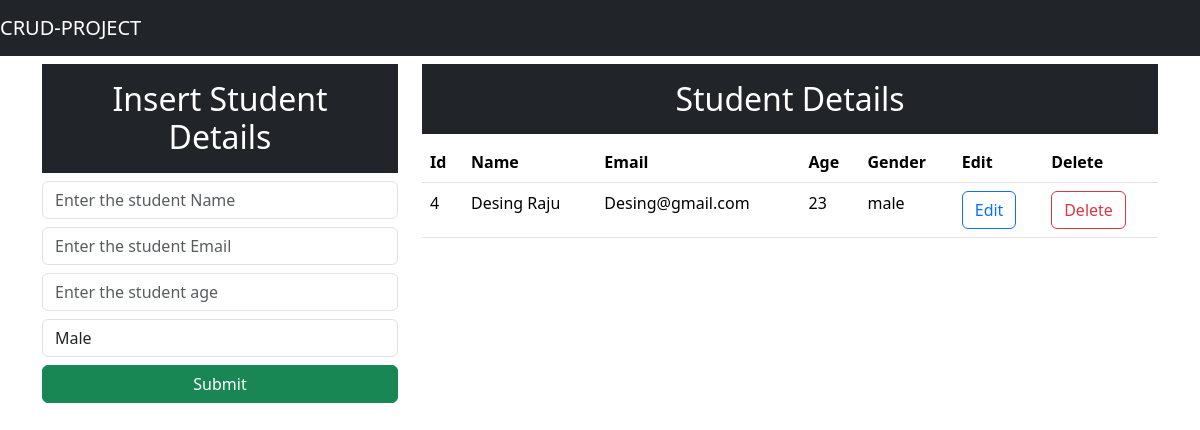
Before: / with the older database file.
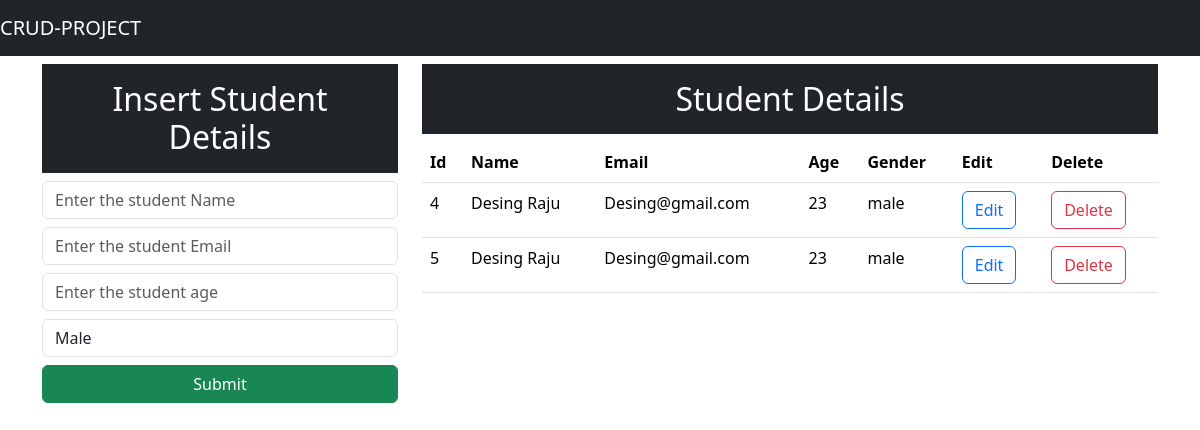
After: the same page with the newer database file.
### app/models.py (models this page shows)
class Student(models.Model):
    name=models.CharField(max_length=25)
    email=models.CharField(max_length=25)
    age=models.CharField(max_length=25)
    gender=models.CharField(max_length=25)

### app/views.py (the view)
# urls.py: path('',views.index),
def index(request):
    data=Student.objects.all()
    return render(request,'app/index.html',{'data':data})

### app/templates/app/index.html (shortened to what this page needs)
<!DOCTYPE html>
<html lang="en">
<head>
    <link href="https://cdn.jsdelivr.net/npm/bootstrap@5.3.8/dist/css/bootstrap.min.css" rel="stylesheet">
</head>
<body>
   <nav class="navbar navbar-expand-lg navbar-dark bg-dark">
<a class="navbar-brand" href="#">CRUD-PROJECT</a>
</nav>
<div class="container mt-2">
<div class="row">
<div class="col-md-4">
<h2 class="text-center bg-dark text-white p-3">Insert Student Details</h2>
<form action="\insert" method="post">
<div>
<input type="text" class="form-control mt-2" placeholder="Enter the student Name" name="name">
</div>
<div>
<input type="email" class="form-control mt-2" placeholder="Enter the student Email" name="email">
</div>
<div>
<input type="number" class="form-control mt-2" placeholder="Enter the student age" name="age">
</div>
<div>
<select name="gender" class="form-control mt-2">
<option value="male">Male</option>
</select>
</div>
<div class="mt-2">
<button class="btn btn-success w-100">Submit</button>
</div>
</form>
</div>
<div class="col-md-8">
<h2 class="text-center text-white bg-dark p-3">Student Details</h2>
<table class="table">
<thead>
<tr>
<th>Id</th>
<th>Name</th>
<th>Email</th>
<th>Age</th>
<th>Gender</th>
<th>Edit</th>
<th>Delete</th>
</tr>
</thead>
<tbody>
{% for d in data %}
<tr>
<td>{{d.id}}</td>
<td>{{d.name}}</td>
<td>{{d.email}}</td>
<td>{{d.age}}</td>
<td>{{d.gender}}</td>
<td><a button href="/update/{{d.id}}" class="btn btn-outline-primary">Edit</a></td>
<td><a button href="/delete/{{d.id}}" class="btn btn-outline-danger">Delete</button></a></td>
</tr>
{% endfor %}
</tbody>
</table>
</div>
</div>
</div>
</body>
</html>

Changed rows visible on the page:
added Student: id "5", name "Desing Raju", email "Desing@gmail.com", age "23", gender "male"
